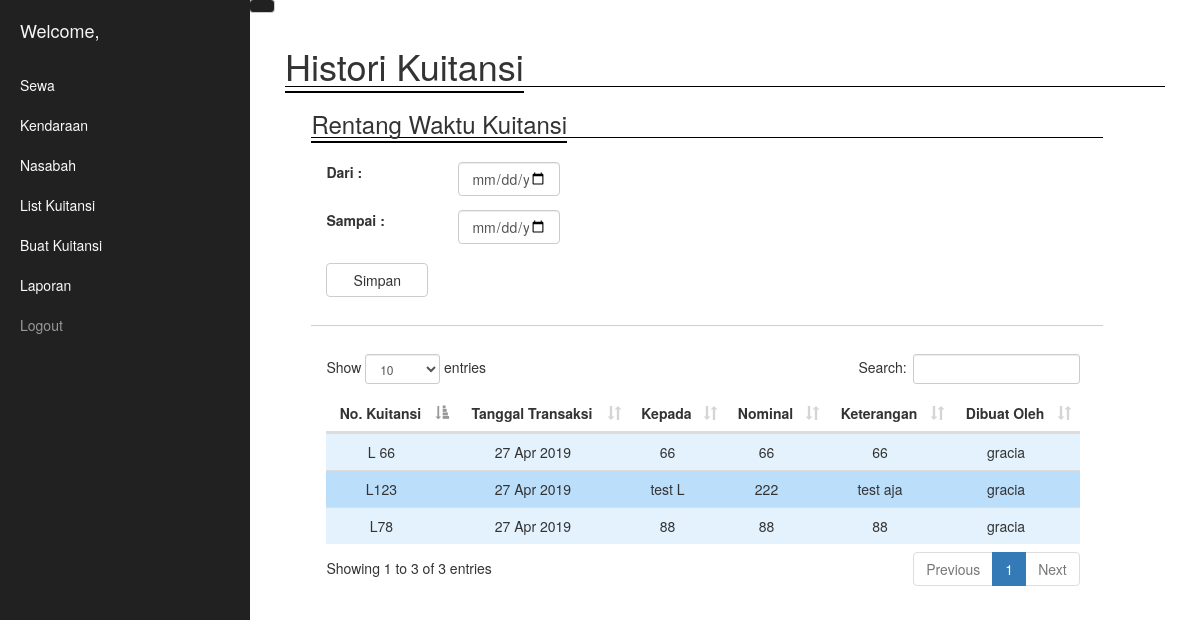
The app's page /Kuitansi/view/L with its own data.
### tables this page shows
CREATE TABLE `trpemasukanpengeluaran` (
  `noKuitansi` varchar(10) NOT NULL,
  `dariUntuk` varchar(50) NOT NULL,
  `nominal` int(11) NOT NULL,
  `keterangan` varchar(255) DEFAULT NULL,
  `tglTransaksi` date NOT NULL,
  `tipe` varchar(2) NOT NULL,
  `username` varchar(20) NOT NULL
);

### application/controllers/Kuitansi.php (called while the page is built, shortened)
<?php
class Kuitansi extends CI_Controller {
	function __construct()
	{
		$this->load->model('Kuitansi_model','Kuitansi');
		$this->load->model('DDL_model','DDL');
		$this->load->model('Sewa_model','Sewa');
	}
	public function view($tipe=""){
		$data1['tipe'] = $tipe;
		$data_insert = $this->input->post();
		if(!empty($data_insert)){
			$data1['dataTanggal'] = $data_insert;
			$data1['listKuitansi']=$this->Kuitansi->getAllKuitansi($tipe,$data_insert);
		}else{
			$data1['listKuitansi']=$this->Kuitansi->getAllKuitansi($tipe);
		}
		$data['content'] = $this->load->view('kuitansiList',$data1,true);
		$this->load->view('sidebar',$data);
	}
}

### index.php (called while the page is built, shortened)
<?php
require_once BASEPATH.'core/CodeIgniter.php';

### application/models/Kuitansi_model.php (called while the page is built, shortened)
<?php
class Kuitansi_model extends CI_Model {
	public function getAllKuitansi($tipe,$data=""){
		$result = array();
		if($data == ""){
			$queryString="SELECT * FROM trpemasukanpengeluaran WHERE tipe=? ORDER BY tglTransaksi";
			$query=$this->db->query($queryString,array($tipe));
		}else{
			$queryString="SELECT * FROM trpemasukanpengeluaran WHERE tipe=? AND tglTransaksi BETWEEN ? AND ? ORDER BY tglTransaksi";
			$query=$this->db->query($queryString,array($tipe,$data["tglDari"],$data["tglSampai"]));
		}
		if($query->num_rows()>0)
		{
			for($i=0;$i<$query->num_rows();$i++)
			{
				$temp = new stdClass();
				$temp->noKuitansi = $query->row($i)->noKuitansi;
				$temp->dariUntuk = $query->row($i)->dariUntuk;
				$temp->nominal = $query->row($i)->nominal;
				$temp->keterangan = $query->row($i)->keterangan;
				$temp->tglTransaksi = $query->row($i)->tglTransaksi;
				$temp->tipe = $query->row($i)->tipe;
				$temp->username = $query->row($i)->username;
				array_push($result, $temp);
			}
		}
		return $result;
	}
}
?>

### application/views/kuitansiList.php (the view, shortened to what this page needs)
<a href="#menu-toggle" class="btn btn-default" id="menu-toggle"><i class="fa fa-angle-double-left fa-3x"></i></a>
<div class="container-fluid">
    <div class="row">
        <div class="col-lg-12">
            <h1 class="title" style="margin-bottom: 0;"><span>Histori Kuitansi</span></h1>
            <div class="form-container">
                <form action="<?php echo base_url().'Kuitansi/view/'.$tipe ?>" method="post" enctype="multipart/form-data">
                    <h3 class="title"><span>Rentang Waktu Kuitansi</span></h3>
                    <div class="form-group no-padding col-sm-12">
                        <div class="col-sm-2">
                            <label>Dari :</label>
                        </div>
                        <div class="col-sm-2">
                            <input type="date" class="form-control" name="tglDari" <?php if(isset($dataTanggal) == true){echo "value=\"".$dataTanggal["tglDari"]."\"";} ?> required>
                        </div>
                    </div>
                    <div class="form-group no-padding col-sm-12">
                        <div class="col-sm-2">
                            <label>Sampai :</label>
                        </div>
                        <div class="col-sm-2">
                            <input type="date" class="form-control" name="tglSampai" <?php if(isset($dataTanggal) == true){echo "value=\"".$dataTanggal["tglSampai"]."\"";} ?> required>
                        </div>
                    </div>
                    <div class="form-group no-padding">
                        <div class="col-sm-2">
                            <button type="submit" class="btn btn-default btn-maximize">Simpan</button>
                        </div>
                    </div>
                </form>
            </div>
            <div class="table-container">
                <div class="col-sm-12">
    				<table class="table" id="tblShow">
    				<thead>
    					<tr>
    						<th>No. Kuitansi</th>
                            <th>Tanggal Transaksi</th>
    						<th><?php if($tipe == 'L' || $tipe == 'KL'){echo "Kepada";}else{echo "Diterima dari";} ?></th>
                            <th>Nominal</th>
                            <th>Keterangan</th>
                            <th>Dibuat Oleh</th>
    					</tr>
    				</thead>
    				<tbody>
    					<?php for($i=0;$i<count($listKuitansi);$i++){ ?>
                        <tr>
    						<td><?php echo $listKuitansi[$i]->noKuitansi ?></td>
                            <td><?php echo date("j M Y",strtotime($listKuitansi[$i]->tglTransaksi));?></td>
                            <td><?php echo $listKuitansi[$i]->dariUntuk ?></td>
                            <td><?php echo $listKuitansi[$i]->nominal ?></td>
                            <td><?php echo $listKuitansi[$i]->keterangan ?></td>
                            <td><?php echo $listKuitansi[$i]->username ?></td>
    					</tr>
                        <?php } ?>
    				</tbody>
    				</table>
                </div>
            </div>
        </div>
    </div>
</div>

### application/views/sidebar.php (shortened to what this page needs)
<!DOCTYPE html>
<html lang="en">
<head>
<link href="<?php echo base_url(); ?>assets/css/dataTables.bootstrap.min.css" rel="stylesheet">
    <link href="<?php echo base_url(); ?>assets/css/bootstrap.min.css" rel="stylesheet">
    <link rel="stylesheet" href="<?php echo base_url(); ?>assets/css/jquery-ui.css">
    <link href="<?php echo base_url(); ?>assets/css/simple-sidebar.css" rel="stylesheet">
    <link href="<?php echo base_url(); ?>assets/css/new.css" rel="stylesheet">
</head>
<body>
    <div id="wrapper">
        <div id="sidebar-wrapper">
            <ul class="sidebar-nav">
                <li class="sidebar-brand">
                    <a href="#">
                        Welcome, <?php echo $this->session->userdata('userID'); ?>
                    </a>
                </li>
                <li>
                    <button class="dropdown-btn dropdown-parent">Sewa<i class="fa fa-caret-down"></i></button>
                </li>
                <li>
                    <button class="dropdown-btn dropdown-parent">Kendaraan <i class="fa fa-caret-down"></i></button>
                </li>
                <li>
                    <button class="dropdown-btn dropdown-parent">Nasabah <i class="fa fa-caret-down"></i></button>
                </li>
                <li>
                    <button class="dropdown-btn dropdown-parent">List Kuitansi <i class="fa fa-caret-down"></i></button>
                </li>
                <li>
                    <button class="dropdown-btn dropdown-parent">Buat Kuitansi <i class="fa fa-caret-down"></i></button>
                </li>
                <li>
                    <button class="dropdown-btn dropdown-parent">Laporan <i class="fa fa-caret-down"></i></button>
                </li>
                <li>
                    <a href="<?php echo base_url(); ?>Auth/logout">Logout</a>
                </li>
            </ul>
        </div>
        <div id="page-content-wrapper">
            <?= $content ?>
        </div>
    </div>
</body>
</html>

### assets/css/simple-sidebar.css (style rules this page uses)
#menu-toggle { margin-left: -1.5em; margin-top: -1.5em; background-color: #212121; color: #FAFAFA; }
#wrapper { padding-left: 0; -webkit-transition: all 0.5s ease; -moz-transition: all 0.5s ease; -o-transition: all 0.5s ease; transition: all 0.5s ease; }
#sidebar-wrapper { z-index: 1000; position: fixed; left: 250px; width: 0; height: 100%; margin-left: -250px; overflow-y: auto; background: #212121; -webkit-transition: all 0.5s ease; -moz-transition: all 0.5s ease; -o-transition: all 0.5s ease; transition: all 0.5s ease; }
#page-content-wrapper { width: 100%; position: absolute; padding: 15px; }
.sidebar-nav { position: absolute; top: 0; width: 250px; margin: 0; padding: 0; list-style: none; }
.sidebar-nav li { text-indent: 20px; line-height: 40px; }
.sidebar-nav li a { display: block; text-decoration: none; color: #999999; }
.sidebar-nav > .sidebar-brand { height: 65px; font-size: 18px; line-height: 60px; }
.sidebar-nav > .sidebar-brand a { color: #FAFAFA; }
@media (min-width:768px) { #wrapper { padding-left: 250px; } }
@media (min-width:768px) { #sidebar-wrapper { width: 250px; } }
@media (min-width:768px) { #page-content-wrapper { padding: 20px; position: relative; } }

### assets/css/new.css (style rules this page uses)
.title { border-bottom: 1px solid black; margin-bottom: 1em; margin-top: 3%; }
.title span { border-bottom: 2px solid black; }
.form-group { margin-bottom: 1em; }
.form-container { width: 90%; margin-left: 3%; margin-right: 3%; display: inline-block; padding-bottom: 2em; border-bottom: 1px solid #cfcfcf; }
.table-container { margin-left: 3%; margin-right: 8%; display: block; padding-top: 2em; }
.no-padding { padding: 0 !important; }
.table-container { overflow-x: scroll; }

### application/views/sidebar.php (style rules this page uses)
tbody tr:nth-child(even) { background-color: #BBDEFB; }
tbody tr:nth-child(odd) { background-color: #E3F2FD; }
thead { background-color: white; }
td { padding-right: 2em !important; }
.btn-maximize { margin-top:5%; width:100%; }
#menu-toggle { position:fixed; }
.table,th { text-align:center; }
.dropdown-parent { background: #212121; color: #FAFAFA; width: 100%; text-align: left; padding: 0; border: none; }

### records on screen
trpemasukanpengeluaran: noKuitansi "L 66", tglTransaksi "27 Apr 2019", dariUntuk "66", nominal "66", keterangan "66", username "gracia"
trpemasukanpengeluaran: noKuitansi "L123", tglTransaksi "27 Apr 2019", dariUntuk "test L", nominal "222", keterangan "test aja", username "gracia"
trpemasukanpengeluaran: noKuitansi "L78", tglTransaksi "27 Apr 2019", dariUntuk "88", nominal "88", keterangan "88", username "gracia"
